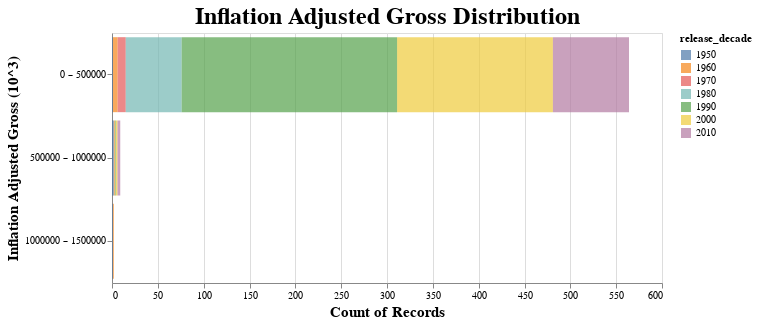

The notebook cell saved with this chart:
### Code cell
effective_df = effective_df.query(f'release_decade != 1940')
plot_histogram(effective_df, feature = 'inflation_adjusted_gross', target = 'release_decade', maxbins=5)

### Figure 1 — Vega-Lite specification as saved in the notebook (floating-point values rounded to 4 significant figures; data arrays with more than 128 entries replaced by an {"elided": "..."} marker saying what was removed)
{"config": {"view": {"continuousWidth": 400, "continuousHeight": 300}, "axis": {"labelFontSize": 10, "titleFontSize": 15}, "title": {"fontSize": 24}}, "data": {"name": "data-2341fc095db63000b3a37585a6d55a56"}, "mark": {"type": "bar", "opacity": 0.7}, "encoding": {"color": {"field": "release_decade", "legend": {"title": "release_decade"}, "type": "nominal"}, "x": {"aggregate": "count", "stack": true, "type": "quantitative"}, "y": {"axis": {"title": "Inflation Adjusted Gross (10^3)"}, "bin": {"maxbins": 5}, "field": "feature_display", "type": "nominal"}}, "height": 250, "title": "Inflation Adjusted Gross Distribution", "width": 550, "$schema": "https://vega.github.io/schema/vega-lite/v4.17.0.json", "datasets": {"data-2341fc095db63000b3a37585a6d55a56": {"elided": "575 records"}}}
